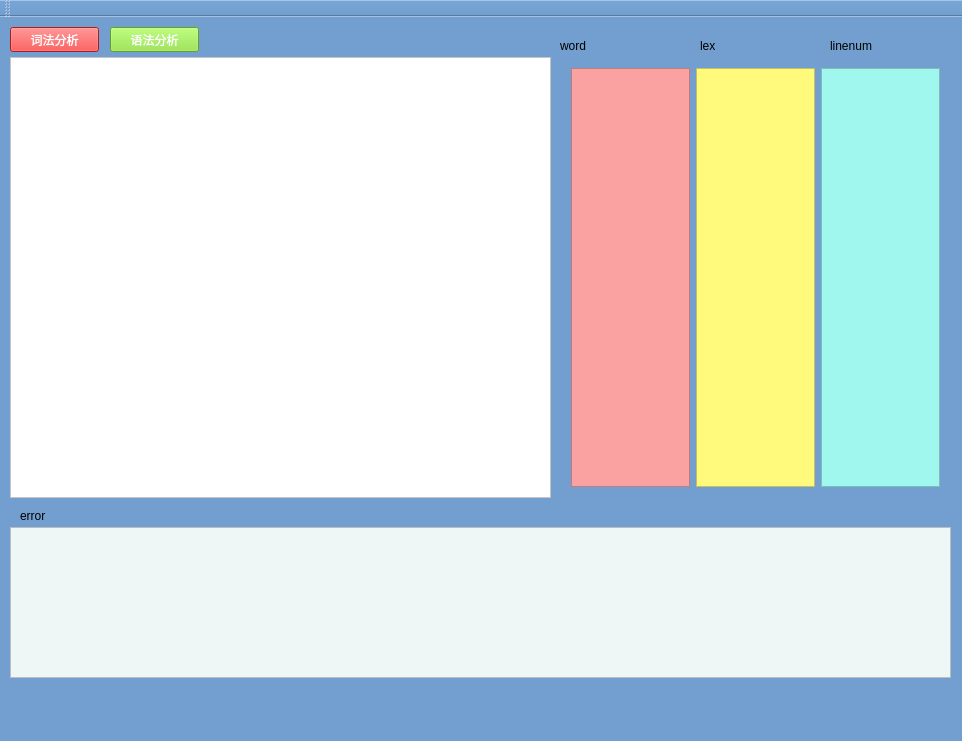
<?xml version="1.0" encoding="UTF-8"?>
<ui version="4.0">
 <class>MainWindow</class>
 <widget class="QMainWindow" name="MainWindow">
  <property name="geometry">
   <rect>
    <x>0</x>
    <y>0</y>
    <width>962</width>
    <height>741</height>
   </rect>
  </property>
  <property name="windowTitle">
   <string>MainWindow</string>
  </property>
  <property name="toolTipDuration">
   <number>1</number>
  </property>
  <property name="autoFillBackground">
   <bool>false</bool>
  </property>
  <property name="styleSheet">
   <string notr="true">background-color: rgb(114, 159, 207);</string>
  </property>
  <widget class="QWidget" name="centralWidget">
   <property name="enabled">
    <bool>true</bool>
   </property>
   <widget class="QTextEdit" name="textEdit">
    <property name="geometry">
     <rect>
      <x>10</x>
      <y>40</y>
      <width>541</width>
      <height>441</height>
     </rect>
    </property>
    <property name="maximumSize">
     <size>
      <width>16777215</width>
      <height>16777215</height>
     </size>
    </property>
    <property name="autoFillBackground">
     <bool>true</bool>
    </property>
    <property name="styleSheet">
     <string notr="true">background-color: rgb(255, 255, 255);</string>
    </property>
   </widget>
   <widget class="QPushButton" name="pushButton">
    <property name="geometry">
     <rect>
      <x>10</x>
      <y>10</y>
      <width>89</width>
      <height>25</height>
     </rect>
    </property>
    <property name="styleSheet">
     <string notr="true">background-color: rgb(239, 41, 41);
color: rgb(255, 255, 255);</string>
    </property>
    <property name="text">
     <string>词法分析</string>
    </property>
    <property name="autoDefault">
     <bool>false</bool>
    </property>
    <property name="default">
     <bool>false</bool>
    </property>
    <property name="flat">
     <bool>false</bool>
    </property>
   </widget>
   <widget class="QPushButton" name="pushButton_2">
    <property name="geometry">
     <rect>
      <x>110</x>
      <y>10</y>
      <width>89</width>
      <height>25</height>
     </rect>
    </property>
    <property name="autoFillBackground">
     <bool>false</bool>
    </property>
    <property name="styleSheet">
     <string notr="true">background-color: rgb(138, 226, 52);
color: rgb(255, 255, 255);</string>
    </property>
    <property name="text">
     <string>语法分析</string>
    </property>
   </widget>
   <widget class="QLabel" name="label">
    <property name="geometry">
     <rect>
      <x>20</x>
      <y>490</y>
      <width>67</width>
      <height>17</height>
     </rect>
    </property>
    <property name="styleSheet">
     <string notr="true"/>
    </property>
    <property name="text">
     <string>error</string>
    </property>
   </widget>
   <widget class="QTextBrowser" name="textBrowser">
    <property name="geometry">
     <rect>
      <x>10</x>
      <y>510</y>
      <width>941</width>
      <height>151</height>
     </rect>
    </property>
    <property name="autoFillBackground">
     <bool>true</bool>
    </property>
    <property name="styleSheet">
     <string notr="true">background-color: rgb(239, 247, 246);
</string>
    </property>
   </widget>
   <widget class="QWidget" name="horizontalLayoutWidget">
    <property name="geometry">
     <rect>
      <x>560</x>
      <y>40</y>
      <width>391</width>
      <height>441</height>
     </rect>
    </property>
    <layout class="QHBoxLayout" name="horizontalLayout">
     <item>
      <widget class="QTextBrowser" name="textBrowser_A">
       <property name="styleSheet">
        <string notr="true">background-color: rgb(250, 162, 162);</string>
       </property>
      </widget>
     </item>
     <item>
      <widget class="QTextBrowser" name="textBrowser_B">
       <property name="styleSheet">
        <string notr="true">background-color: rgb(255, 250, 124);</string>
       </property>
      </widget>
     </item>
     <item>
      <widget class="QTextBrowser" name="textBrowser_C">
       <property name="styleSheet">
        <string notr="true">background-color: rgb(160, 247, 237);</string>
       </property>
      </widget>
     </item>
    </layout>
   </widget>
   <widget class="QLabel" name="label_2">
    <property name="geometry">
     <rect>
      <x>560</x>
      <y>20</y>
      <width>67</width>
      <height>17</height>
     </rect>
    </property>
    <property name="styleSheet">
     <string notr="true"/>
    </property>
    <property name="text">
     <string>word</string>
    </property>
   </widget>
   <widget class="QLabel" name="label_3">
    <property name="geometry">
     <rect>
      <x>700</x>
      <y>20</y>
      <width>67</width>
      <height>17</height>
     </rect>
    </property>
    <property name="autoFillBackground">
     <bool>false</bool>
    </property>
    <property name="text">
     <string>lex</string>
    </property>
   </widget>
   <widget class="QLabel" name="label_4">
    <property name="geometry">
     <rect>
      <x>830</x>
      <y>20</y>
      <width>67</width>
      <height>17</height>
     </rect>
    </property>
    <property name="autoFillBackground">
     <bool>false</bool>
    </property>
    <property name="text">
     <string>linenum</string>
    </property>
   </widget>
  </widget>
  <widget class="QMenuBar" name="menuBar">
   <property name="geometry">
    <rect>
     <x>0</x>
     <y>0</y>
     <width>962</width>
     <height>28</height>
    </rect>
   </property>
  </widget>
  <widget class="QToolBar" name="mainToolBar">
   <attribute name="toolBarArea">
    <enum>TopToolBarArea</enum>
   </attribute>
   <attribute name="toolBarBreak">
    <bool>false</bool>
   </attribute>
  </widget>
  <widget class="QStatusBar" name="statusBar"/>
 </widget>
 <layoutdefault spacing="6" margin="11"/>
 <resources/>
 <connections/>
</ui>
